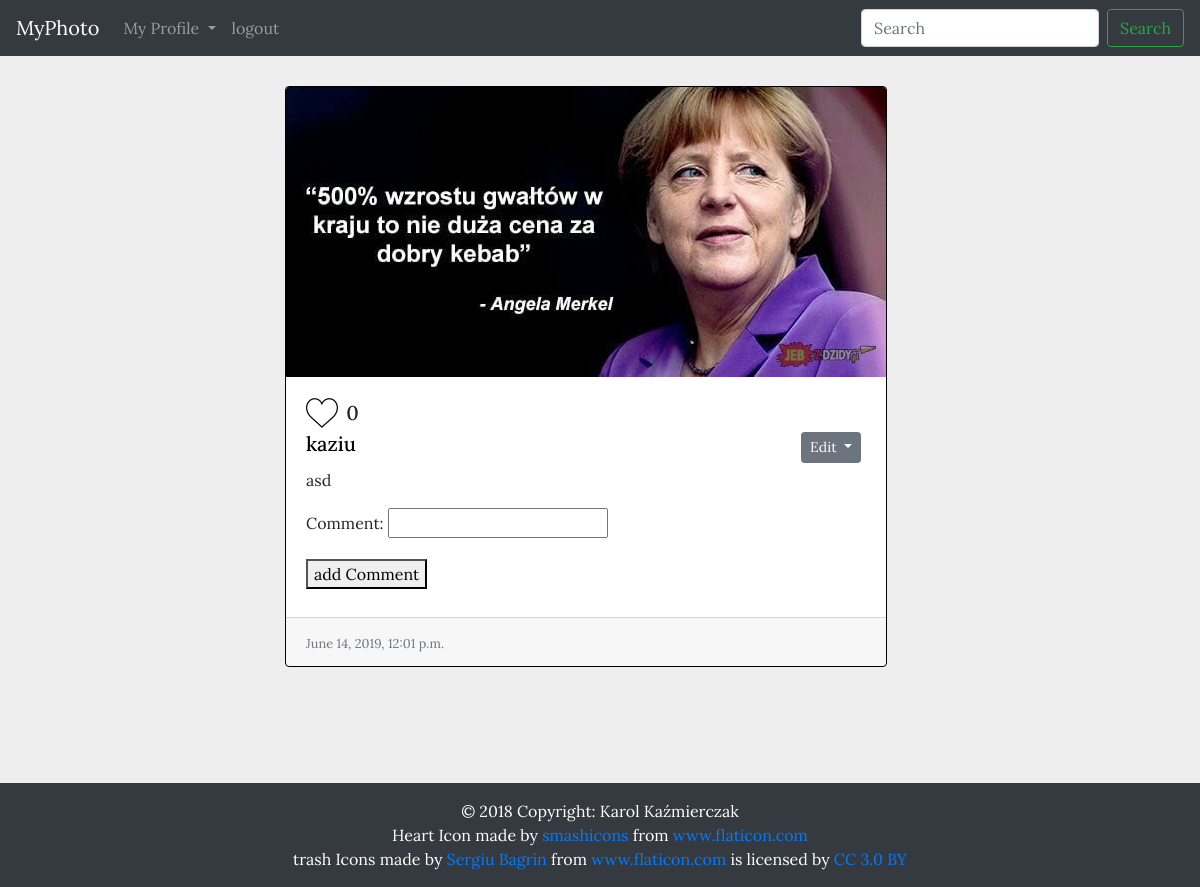
Before: /p/9/ (signed in) with the older database file.
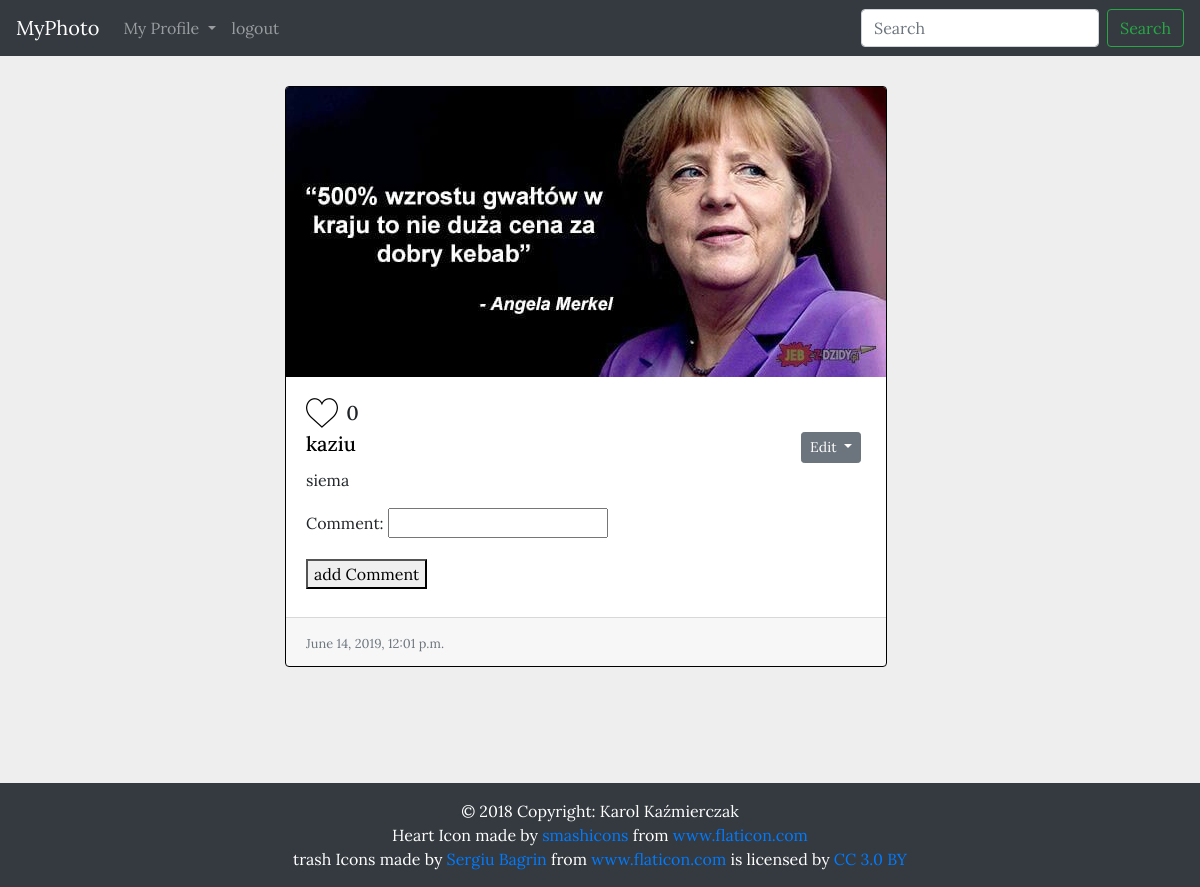
After: the same page with the newer database file.
### Photo/models.py (models this page shows, shortened)
class Photo(models.Model):
    author = models.ForeignKey(User, on_delete=models.CASCADE)
    description = models.CharField(max_length=250)
    image = models.ImageField(upload_to='image/', blank=False, null=False)
    slug = models.SlugField(blank=False, null=False, unique=True)
    publish_date = models.DateTimeField(auto_now_add=True)
    like = models.BigIntegerField(default=0)
    class Meta:
        ordering = ['-publish_date', '-author']

### Photo/views.py (the view, shortened to what this page needs)
# urls.py: path('<str:slug>/',show_photo),
@login_required
def show_photo(request,slug):
    form =  addComment()
    obj = Photo.objects.filter(slug=slug)
    photo_like = UserLike.objects.filter(user=request.user, photo=obj.first(), islike=True)
    com = Coments.objects.filter(photo__in=obj)
    context = {
        'photo': obj.first(),
        'form': form,
        'comments': com,
        "toBottom": True
    }
    if len(photo_like) > 0:
        context['like'] = True
    else:
        context['like'] = False
    return render(request, 'photo.html', context)

### Photo/forms.py
class addComment(forms.ModelForm):
    class Meta:
        model = Coments
        fields = ['comment']

### Photo/templates/photo.html (shortened to what this page needs)
{% extends 'base.html' %}
{% block css %} /assets/css/main.css {% endblock %}
{% block content %}
<div class="row">
    {% if like %}
        {% include 'photo/photo_tem.html' with photo=photo a=False like=True id=1 addComment=True form=form%}
    {% else %}
        {% include 'photo/photo_tem.html' with photo=photo a=False like=False id=1  addComment=True form=form%}
    {%endif %}
</div>
{% endblock %}

### templates/photo/photo_tem.html (shortened to what this page needs)
<div class="card-deck {% if mb %} mb-3 {% endif %}" >
    <div class="card-deck">
      <div class="card">
          {% if a %}
              <a href="{{photo.get_absolute_url}}">
                <img class="card-img-top" src="{{ photo.image.url }}" alt="Card image cap">
              </a>
          {% else %}
            <img class="card-img-top" src="{{ photo.image.url }}" alt="Card image cap">
          {%endif %}
        <div class="card-body">
          <h5 class="card-title">
            {% if like %}
              <button type="submit" onclick="unlike({{id}},{{photo.pk}})"id="{{id}}" class="like btn"></button>
            {% elif not like %}
              <button onclick="like({{id}},{{photo.pk}})"id="{{id}}" class="unlike btn"></button>
          {% endif %}
          <span id="like{{id}}">{{ photo.like }}</span>
          {% if request.user == photo.author %} <div class="dropdown edit">
                                                  <button class="btn btn-secondary dropdown-toggle btn-sm" type="button" id="dropdownMenuButton" data-toggle="dropdown" aria-haspopup="true" aria-expanded="false">
                                                    Edit
                                                  </button>
                                                </div> {% endif%}
                                                          <br>
              <a class="toProf" href="/u/{{photo.author.username}}"> {{ photo.author.username }} </a>
          </h5>
            <p class="card-text "> <span  class="description" id="editDes{{photo.pk}}">{{ photo.description }}  </span>
            </p>
            {% if addComment %}
                {{ form.as_p }}
                <button class="mb-2" onclick="addComment({{photo.pk}},'{{request.user}}')">add Comment</button>
            {% else %}
                <a class="link" href="{{photo.get_absolute_url}}">add comment</a>
            {% endif %}
        </div>
        <div class="card-footer">
          <small class="text-muted">{{ photo.publish_date}}</small>
        </div>
      </div>
    </div>
</div>

Changed rows visible on the page:
changed Photo "kaziu": description "asd" → "siema"
